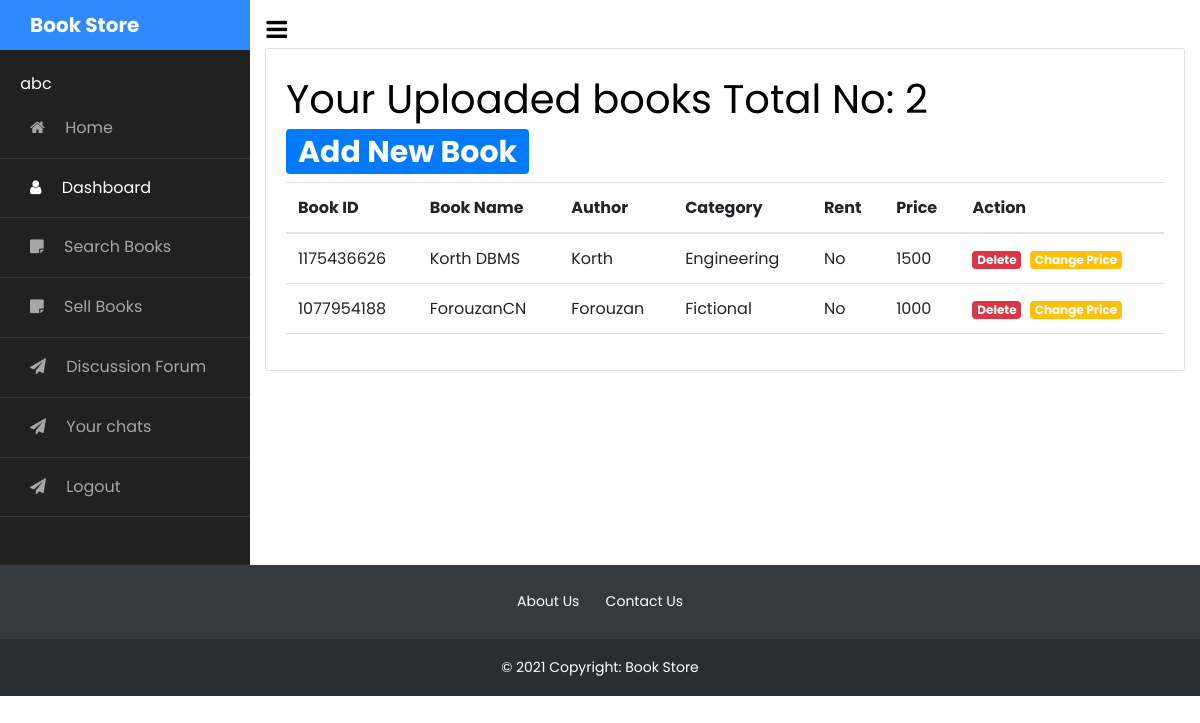
Page /dash.php (signed in) on the committed database.
### tables this page shows
CREATE TABLE IF NOT EXISTS `register` (
  `name` varchar(50) NOT NULL,
  `email` varchar(50) NOT NULL,
  `phone` int NOT NULL,
  `password` varchar(255) NOT NULL,
  PRIMARY KEY (`email`)
);

CREATE TABLE IF NOT EXISTS `entrybook` (
  `uploaded_by` varchar(50) NOT NULL,
  `bookid` int NOT NULL,
  `book_name` varchar(200) NOT NULL,
  `book_image` varchar(250) NOT NULL,
  `author` varchar(100) NOT NULL,
  `rent` tinyint NOT NULL,
  `category` varchar(50) NOT NULL,
  `price` int NOT NULL,
  `description` varchar(1000) NOT NULL
);

### dash.php (the view, shortened to what this page needs)
<?php
if (require('always.php'))
{
  $sql = "select name from register where email = '{$_SESSION['USERNAME']}'";
  $res = mysqli_query($conn,$sql);
  $custname = " ";
  while ($x = mysqli_fetch_assoc($res))
  {
  $custname = " ".$x['name'];
  }
}
?>
<html lang="en">
  <head>
    <link href="https://cdn.jsdelivr.net/npm/bootstrap@5.1.1/dist/css/bootstrap.min.css" rel="stylesheet">
		<link rel="stylesheet" href="https://stackpath.bootstrapcdn.com/font-awesome/4.7.0/css/font-awesome.min.css">
		<link rel="stylesheet" href="css/style.css">
  </head>
  <body>
    <div class="wrapper d-flex align-items-stretch">
			<nav id="sidebar">
				<div class="custom-menu">
					<button type="button" id="sidebarCollapse" class="btn btn-primary">
	          <i class="fa fa-bars"></i>
	        </button>
        </div>
	  		<h1><a href="index.html" class="logo"> Book Store</a></h1>
        <ul class="list-unstyled components mb-5">
        <li class="">
            <span class="fa fa-login mr-3"></span><?php echo $custname; ?>
          </li>
          <li >
            <a href="index.php"><span class="fa fa-home mr-3"></span> Home</a>
          </li>
          <li class="active">
              <a href="dash.php"><span class="fa fa-user mr-3"></span> Dashboard</a>
          </li>
          <li>
            <a href="buybooks.php"><span class="fa fa-sticky-note mr-3"></span> Search Books</a>
          </li>
          <li>
            <a href="sellbooks.php"><span class="fa fa-sticky-note mr-3"></span> Sell Books</a>
          </li>
          <li>
            <a href="forum.php"><span class="fa fa-paper-plane mr-3"></span> Discussion Forum</a>
          </li>
          <li>
            <a href="chat.php"><span class="fa fa-paper-plane mr-3"></span> Your chats</a>
          </li>
          <li>
            <a href="logout.php"><span class="fa fa-paper-plane mr-3"></span> Logout</a>
          </li>
        </ul>
    	</nav>
      <div class = "container mt-5">
      <div class = "card card-body">
      <?php
      $conn = mysqli_connect("localhost","root","","bookstore");
$cuby = "";
$sql = "select count(uploaded_by) as cuby from entrybook where uploaded_by = '{$_SESSION['USERNAME']}'";
$res = mysqli_query($conn,$sql);
while ($x = mysqli_fetch_assoc($res))
{
  $cuby = $x['cuby'];
}
      ?>
      <h1>Your Uploaded books Total No: <?php echo $cuby ?>&nbsp;&nbsp;<span class='badge bg-primary'><a href='sellbooks.php' >Add New Book</a></span>   </h1>
      <table class="table table-hover">
    <thead>
      <tr>
        <th>Book ID</th>
        <th>Book Name</th>
        <th>Author</th>
        <th>Category</th>
        <th>Rent</th>
        <th>Price</th>
        <th>Action</th>
      </tr>
    </thead>
    <tbody>
      <?php
$conn = mysqli_connect("localhost","root","","bookstore");
      $sql = "select * from entrybook where uploaded_by = '{$_SESSION['USERNAME']}'";
      $res = mysqli_query($conn,$sql);
      while ($row = mysqli_fetch_assoc($res))
      {
          $bname = $row['book_name'];
          $bid = $row['bookid'];
          $auth = $row['author'];
          $category = $row['category'];
          $price = $row['price'];
          $rent = $row['rent'];
          if ($category == 1){
            $category = "Fictional";
          }
          elseif ($category == 2)
          {
            $category = "Engineering";
          }
          if ($rent == 1)
          {
            $rent = "Yes";
          }
          else
          {
            $rent = "No";
          }
      ?>
<tr>
        <td><?php echo $bid ?></td>
        <td><?php echo $bname ?></td>
        <td><?php echo $auth ?></td>
        <td><?php echo $category ?></td>
        <td><?php echo $rent ?></td>
        <td><?php echo $price ?></td>
      <?php  echo "<td><span class='badge bg-danger'><a href='?type=delete&bid=$bid' >Delete</a></span>&nbsp;
      <span class='badge bg-warning'><a href='changeprice.php?&bid=$bid' >Change Price</a></span>
</td>"; ?>
      </tr>
     <?php } ?>
    </tbody>
  </table>
    </div>
    </div>
    </div>
    <footer class="bg-dark text-center text-white">
      <div class="container p-4 pb-0">
        <a href="">About Us</a>
        <a href="">Contact Us</a>
      </div>
      <div class="text-center p-3" style="background-color: rgba(0, 0, 0, 0.2);">
        © <script>document.write(new Date().getFullYear())</script> Copyright: Book Store
      </div>
    </footer>
  </body>
</html>

### dash.php (style rules this page uses)
a { text-decoration: none; color:#fff; }
a:link { color: #fff; }

### rows in the picture
register: name "abc"
entrybook: bookid "1175436626", book_name "Korth DBMS", author "Korth", category "Engineering", rent "No", price "1500"
entrybook: bookid "1077954188", book_name "ForouzanCN", author "Forouzan", category "Fictional", rent "No", price "1000"

### other values in the picture
$cuby "2"
